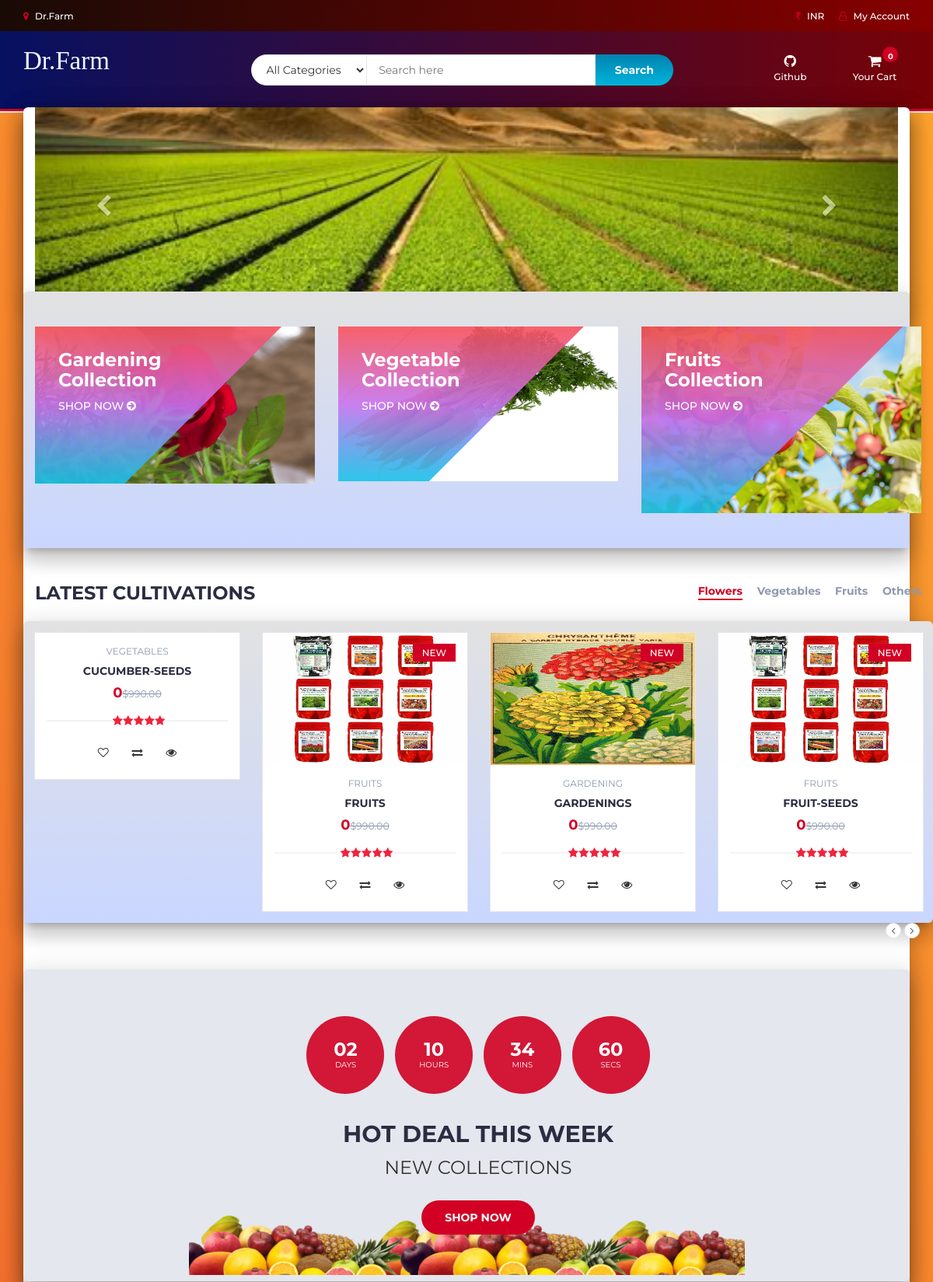
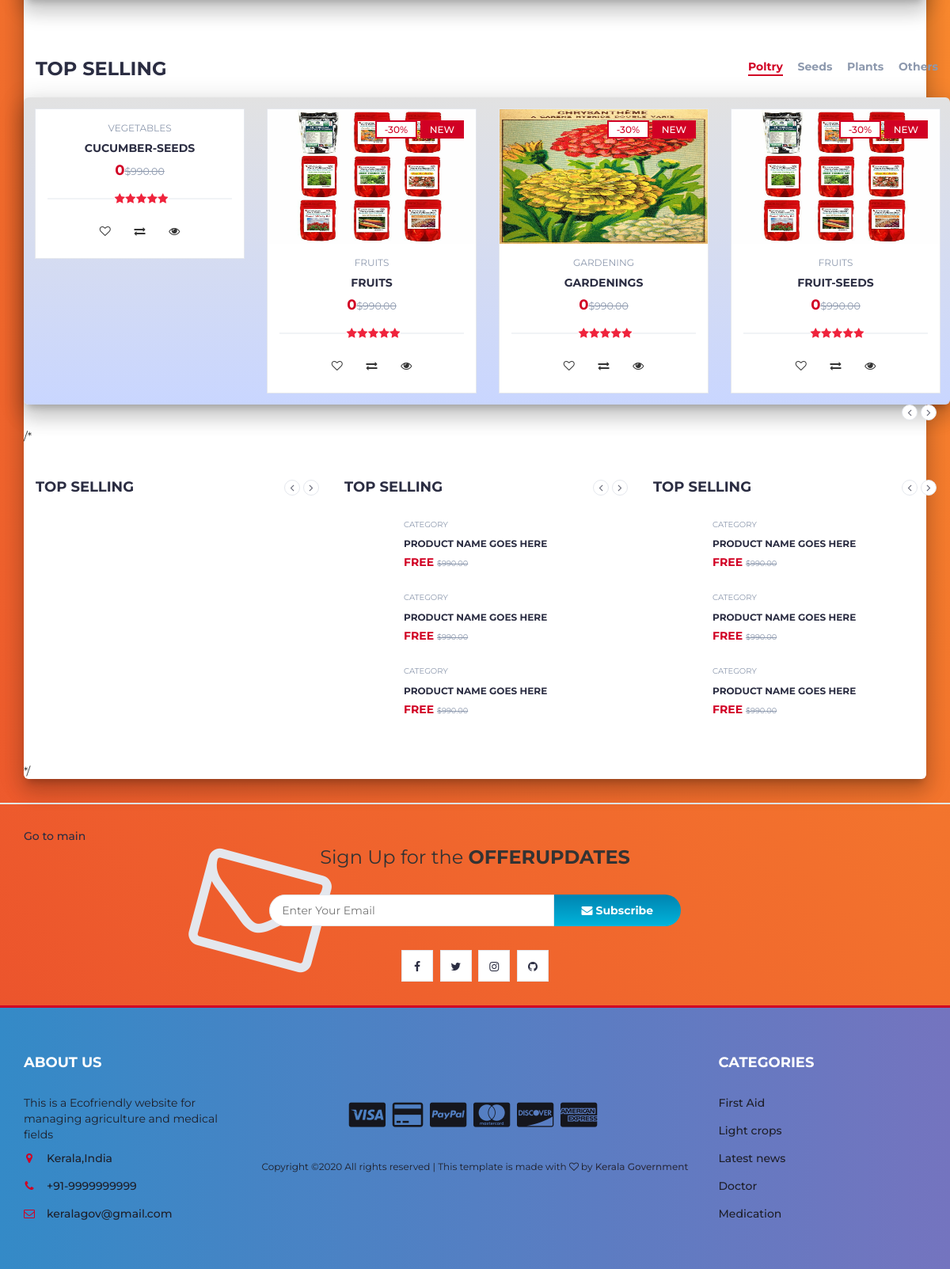
The page / on the database its author committed (2 pictures, top to bottom).
### tables this page shows
CREATE TABLE `products` (
  `product_id` int(100) NOT NULL,
  `product_cat` int(100) NOT NULL,
  `product_brand` int(100) NOT NULL,
  `product_title` varchar(255) NOT NULL,
  `product_price` int(100) NOT NULL,
  `product_desc` text NOT NULL,
  `product_image` text NOT NULL,
  `product_keywords` text NOT NULL
);

CREATE TABLE `categories` (
  `cat_id` int(100) NOT NULL,
  `cat_title` text NOT NULL
);

### index.php (called while the page is built)
<?php
include "header.php";
include "body.php";
include "newslettter.php";
include "footer.php";
?>

### body.php (the view, shortened to what this page needs)
   <div class="main main-raised">
        <div class="container mainn-raised" style="width:100%;">
  <div id="myCarousel" class="carousel slide" data-ride="carousel">
    <div class="carousel-inner">
      <div class="item active">
        <img src="img/banner1.jpeg" alt="Los Angeles" style="width:100%;">
      </div>
    </div>
    <a class="left carousel-control _26sdfg" href="#myCarousel" data-slide="prev">
      <span class="glyphicon glyphicon-chevron-left"></span>
    </a>
    <a class="right carousel-control _26sdfg" href="#myCarousel" data-slide="next">
      <span class="glyphicon glyphicon-chevron-right"></span>
    </a>
  </div>
</div>
		<div class="section mainn mainn-raised">
			<div class="container">
				<div class="row">
					<div class="col-md-4 col-xs-6">
						<a href="product.php?p=84"><div class="shop">
							<div class="shop-img">
								<img src="./img/flower.jpg" alt="">
							</div>
							<div class="shop-body">
								<h3>Gardening<br>Collection</h3>
								<a href="product.php?p=84" class="cta-btn">Shop now <i class="fa fa-arrow-circle-right"></i></a>
							</div>
						</div></a>
					</div>
					<div class="col-md-4 col-xs-6">
						<a href="product.php?p=82"><div class="shop">
							<div class="shop-img">
								<img src="./img/vegetable.jpg" alt="">
							</div>
							<div class="shop-body">
								<h3>Vegetable<br>Collection</h3>
								<a href="product.php?p=82" class="cta-btn">Shop now <i class="fa fa-arrow-circle-right"></i></a>
							</div>
						</div></a>
					</div>
					<div class="col-md-4 col-xs-6">
						<a href="product.php?p=83"><div class="shop">
							<div class="shop-img">
								<img src="./img/fruit.jpg" alt="">
							</div>
							<div class="shop-body">
								<h3>Fruits<br>Collection</h3>
								<a href="product.php?p=83" class="cta-btn">Shop now <i class="fa fa-arrow-circle-right"></i></a>
							</div>
                            </div></a>
					</div>
				</div>
			</div>
		</div>
		<div class="section">
			<div class="container">
				<div class="row">
					<div class="col-md-12">
						<div class="section-title">
							<h3 class="title">Latest Cultivations</h3>
							<div class="section-nav">
								<ul class="section-tab-nav tab-nav">
									<li class="active"><a data-toggle="tab" href="#tab1">Flowers</a></li>
									<li><a data-toggle="tab" href="#tab1">Vegetables</a></li>
									<li><a data-toggle="tab" href="#tab1">Fruits</a></li>
									<li><a data-toggle="tab" href="#tab1">Others</a></li>
								</ul>
							</div>
						</div>
					</div>
					<div class="col-md-12 mainn mainn-raised">
						<div class="row">
							<div class="products-tabs">
								<div id="tab1" class="tab-pane active">
									<div class="products-slick" data-nav="#slick-nav-1" >
									<?php
                    include 'db.php';
					$product_query = "SELECT * FROM products,categories WHERE product_cat=cat_id AND product_id BETWEEN 82 AND 87";
                $run_query = mysqli_query($con,$product_query);
                if(mysqli_num_rows($run_query) > 0){
                    while($row = mysqli_fetch_array($run_query)){
                        $pro_id    = $row['product_id'];
                        $pro_title = $row['product_title'];
                        $pro_price = $row['product_price'];
                        $pro_image = $row['product_image'];
                        $cat_name = $row["cat_title"];
                        echo "
								<div class='product'>
									<a href='product.php?p=$pro_id'><div class='product-img'>
										<img src='product_images/$pro_image' style='max-height: 170px;' alt=''>
										<div class='product-label'>
											<span class='new'>NEW</span>
										</div>
									</div></a>
									<div class='product-body'>
										<p class='product-category'>$cat_name</p>
										<h3 class='product-name header-cart-item-name'><a href='product.php?p=$pro_id'>$pro_title</a></h3>
										<h4 class='product-price header-cart-item-info'>$pro_price<del class='product-old-price'>$990.00</del></h4>
										<div class='product-rating'>
											<i class='fa fa-star'></i>
											<i class='fa fa-star'></i>
											<i class='fa fa-star'></i>
											<i class='fa fa-star'></i>
											<i class='fa fa-star'></i>
										</div>
										<div class='product-btns'>
											<button class='add-to-wishlist'><i class='fa fa-heart-o'></i><span class='tooltipp'>add to wishlist</span></button>
											<button class='add-to-compare'><i class='fa fa-exchange'></i><span class='tooltipp'>add to compare</span></button>
											<button class='quick-view'><i class='fa fa-eye'></i><span class='tooltipp'>quick view</span></button>
										</div>
									</div>
									<div class='add-to-cart'>
										<button pid='$pro_id' id='product' class='add-to-cart-btn block2-btn-towishlist' href='#'><i class='fa fa-shopping-cart'></i> add to cart</button>
									</div>
								</div>
			";
		}
}
?>
									</div>
									<div id="slick-nav-1" class="products-slick-nav"></div>
								</div>
							</div>
						</div>
					</div>
				</div>
			</div>
		</div>
		<div id="hot-deal" class="section mainn mainn-raised">
			<div class="container">
				<div class="row">
					<div class="col-md-12">
						<div class="hot-deal">
							<ul class="hot-deal-countdown">
								<li>
									<div>
										<h3>02</h3>
										<span>Days</span>
									</div>
								</li>
								<li>
									<div>
										<h3>10</h3>
										<span>Hours</span>
									</div>
								</li>
								<li>
									<div>
										<h3>34</h3>
										<span>Mins</span>
									</div>
								</li>
								<li>
									<div>
										<h3>60</h3>
										<span>Secs</span>
									</div>
								</li>
							</ul>
							<h2 class="text-uppercase">hot deal this week</h2>
							<p>New Collections</p>
							<a class="primary-btn cta-btn" href="store.php">Shop now</a>
						</div>
					</div>
				</div>
			</div>
		</div>
		<div class="section">
			<div class="container">
				<div class="row">
					<div class="col-md-12">
						<div class="section-title">
							<h3 class="title">Top selling</h3>
							<div class="section-nav">
								<ul class="section-tab-nav tab-nav">
									<li class="active"><a data-toggle="tab" href="#tab2">Poltry</a></li>
									<li><a data-toggle="tab" href="#tab2">Seeds</a></li>
									<li><a data-toggle="tab" href="#tab2">Plants</a></li>
									<li><a data-toggle="tab" href="#tab2">Others</a></li>
								</ul>
							</div>
						</div>
					</div>
					<div class="col-md-12 mainn mainn-raised">
						<div class="row">
							<div class="products-tabs">
								<div id="tab2" class="tab-pane fade in active">
									<div class="products-slick" data-nav="#slick-nav-2">
										<?php
                    include 'db.php';
					$product_query = "SELECT * FROM products,categories WHERE product_cat=cat_id AND product_id BETWEEN 82 AND 87";
                $run_query = mysqli_query($con,$product_query);
                if(mysqli_num_rows($run_query) > 0){
                    while($row = mysqli_fetch_array($run_query)){
                        $pro_id    = $row['product_id'];
                        $pro_title = $row['product_title'];
                        $pro_price = $row['product_price'];
                        $pro_image = $row['product_image'];
                        $cat_name = $row["cat_title"];
                        echo "
								<div class='product'>
									<a href='product.php?p=$pro_id'><div class='product-img'>
										<img src='product_images/$pro_image' style='max-height: 170px;' alt=''>
										<div class='product-label'>
											<span class='sale'>-30%</span>
											<span class='new'>NEW</span>
										</div>
									</div></a>
									<div class='product-body'>
										<p class='product-category'>$cat_name</p>
										<h3 class='product-name header-cart-item-name'><a href='product.php?p=$pro_id'>$pro_title</a></h3>
										<h4 class='product-price header-cart-item-info'>$pro_price<del class='product-old-price'>$990.00</del></h4>
										<div class='product-rating'>
											<i class='fa fa-star'></i>
											<i class='fa fa-star'></i>
											<i class='fa fa-star'></i>
											<i class='fa fa-star'></i>
											<i class='fa fa-star'></i>
										</div>
										<div class='product-btns'>
											<button class='add-to-wishlist'><i class='fa fa-heart-o'></i><span class='tooltipp'>add to wishlist</span></button>
											<button class='add-to-compare'><i class='fa fa-exchange'></i><span class='tooltipp'>add to compare</span></button>
											<button class='quick-view'><i class='fa fa-eye'></i><span class='tooltipp'>quick view</span></button>
										</div>
									</div>
									<div class='add-to-cart'>
										<button pid='$pro_id' id='product' class='add-to-cart-btn block2-btn-towishlist' href='#'><i class='fa fa-shopping-cart'></i> add to cart</button>
									</div>
								</div>
			";
		}
}
?>
									</div>
									<div id="slick-nav-2" class="products-slick-nav"></div>
								</div>
							</div>
						</div>
					</div>
				</div>
			</div>
		</div>
/*
		<div class="section">
			<div class="container">
				<div class="row">
					<div class="col-md-4 col-xs-6">
						<div class="section-title">
							<h4 class="title">Top selling</h4>
							<div class="section-nav">
								<div id="slick-nav-3" class="products-slick-nav"></div>
							</div>
						</div>
						<div class="products-widget-slick" data-nav="#slick-nav-3">
							<div id="get_product_home">
							</div>
						</div>
					</div>
					<div class="col-md-4 col-xs-6">
						<div class="section-title">
							<h4 class="title">Top selling</h4>
							<div class="section-nav">
								<div id="slick-nav-4" class="products-slick-nav"></div>
							</div>
						</div>
						<div class="products-widget-slick" data-nav="#slick-nav-4">
							<div>
								<div class="product-widget">
									<div class="product-body">
										<p class="product-category">Category</p>
										<h3 class="product-name"><a href="#">product name goes here</a></h3>
										<h4 class="product-price">FREE <del class="product-old-price">$990.00</del></h4>
									</div>
								</div>
								<div class="product-widget">
									<div class="product-body">
										<p class="product-category">Category</p>
										<h3 class="product-name"><a href="#">product name goes here</a></h3>
										<h4 class="product-price">FREE <del class="product-old-price">$990.00</del></h4>
									</div>
								</div>
								<div class="product-widget">
									<div class="product-body">
										<p class="product-category">Category</p>
										<h3 class="product-name"><a href="#">product name goes here</a></h3>
										<h4 class="product-price">FREE <del class="product-old-price">$990.00</del></h4>
									</div>
								</div>
							</div>
						</div>
					</div>
					<div class="col-md-4 col-xs-6">
						<div class="section-title">
							<h4 class="title">Top selling</h4>
							<div class="section-nav">
								<div id="slick-nav-5" class="products-slick-nav"></div>
							</div>
						</div>
						<div class="products-widget-slick" data-nav="#slick-nav-5">
							<div>
								<div class="product-widget">
									<div class="product-body">
										<p class="product-category">Category</p>
										<h3 class="product-name"><a href="#">product name goes here</a></h3>
										<h4 class="product-price">FREE <del class="product-old-price">$990.00</del></h4>
									</div>
								</div>
								<div class="product-widget">
									<div class="product-body">
										<p class="product-category">Category</p>
										<h3 class="product-name"><a href="#">product name goes here</a></h3>
										<h4 class="product-price">FREE <del class="product-old-price">$990.00</del></h4>
									</div>
								</div>
								<div class="product-widget">
									<div class="product-body">
										<p class="product-category">Category</p>
										<h3 class="product-name"><a href="#">product name goes here</a></h3>
										<h4 class="product-price">FREE <del class="product-old-price">$990.00</del></h4>
									</div>
								</div>
							</div>
						</div>
					</div>
				</div>
			</div>
		</div>
*/
</div>

### rows shown on the page
products: categories.cat_title "VEGETABLES", product_title "CUCUMBER-SEEDS", product_price "0"
products: product_image (picture), categories.cat_title "FRUITS", product_title "FRUITS", product_price "0"
products: product_image (picture), categories.cat_title "GARDENING", product_title "GARDENINGS", product_price "0"
products: product_image (picture), categories.cat_title "FRUITS", product_title "FRUIT-SEEDS", product_price "0"
